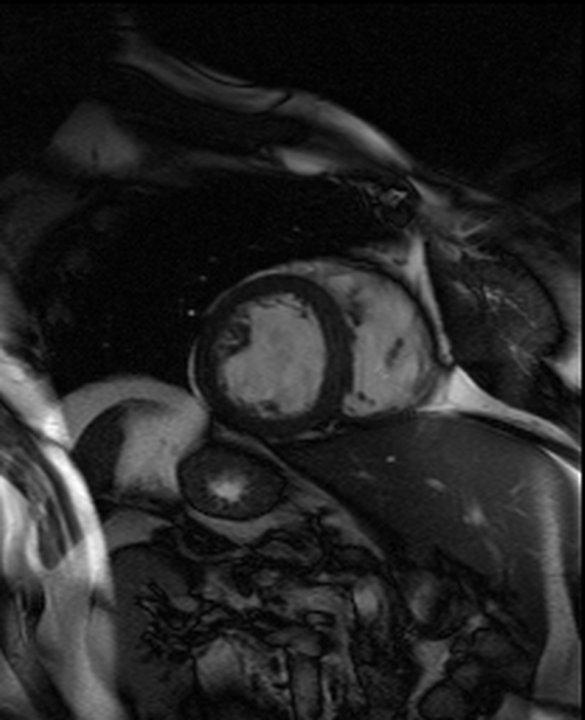
#> input picture MRIheart/MRI1_01.png, 585 x 720 px; its folder holds only this picture in this run
$ python q2.py
#> lines starting #> are read from the running program, lines starting #| are printed output that depends on the picture; after the words box and inside, x2 and y2 are one past the last pixel; in counts of white or black regions, pixels touching at a corner belong together
import os
import cv2
import numpy as np

# Iterate through each image
directory = 'MRIheart'
for filename in os.listdir(directory):
    if filename.endswith(".png"):
        img = cv2.imread(directory + '/' + filename)
#> img is the input picture: shape (720, 585, 3); min 0, max 255, mean 35.9
        final_img = img.copy()

        # Calculate the inner ventricle
        roi = img[250:450, 180:360]
        inner_grey = cv2.cvtColor(roi, cv2.COLOR_BGR2GRAY)
        ret, inner_thresh = cv2.threshold(inner_grey, 50, 255, cv2.THRESH_BINARY)
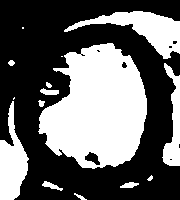
#> inner_thresh: shape (200, 180); 40.2% white; 15 white regions (3 under 20 px), largest, box (x1, y1, x2, y2) and area: (38, 43, 147, 169) 9514, (64, 11, 180, 59) 2016, (0, 101, 29, 200) 1597

        kernel = np.ones((5,5),np.uint8)

        inner_dilation = cv2.dilate(inner_thresh,kernel,iterations=2)
#> inner_dilation: shape (200, 180); 59% white; 3 black regions (1 under 20 px), largest, box (x1, y1, x2, y2) and area: (0, 0, 180, 200) 14695, (174, 58, 180, 71) 52
        inner_closing = cv2.morphologyEx(inner_dilation, cv2.MORPH_CLOSE, kernel)
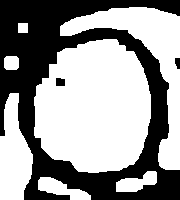
#> inner_closing: shape (200, 180); 59.3% white; 3 black regions, box (x1, y1, x2, y2) and area: (0, 0, 180, 200) 14540, (56, 78, 65, 86) 68, (175, 58, 180, 69) 47
        inner_edge = cv2.Canny(inner_closing, 100, 200)
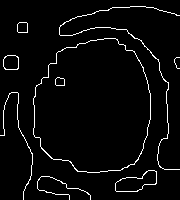
#> inner_edge: shape (200, 180); 3.8% white in thin lines or dots

        inner_contours, hierarchy = cv2.findContours(inner_edge, cv2.RETR_EXTERNAL, cv2.CHAIN_APPROX_NONE)
#> inner_contours = 8 contours, 3 with area under 20; largest, box (x1, y1, x2, y2) and area: (33, 38, 151, 173) 12555, (115, 170, 157, 192) 518, (3, 55, 19, 70) 197, (17, 22, 28, 33) 97, (59, 6, 180, 170) 26
        for contour in inner_contours:
            if cv2.contourArea(contour) > 7400:
                cv2.drawContours(final_img[250:450, 180:360], contour, -1, (30, 0, 255), 1)
                inner_ventricle = cv2.contourArea(contour)
#> this loop made 8 passes
#> inner_ventricle on pass 6: 12555

        # Calculate the outer ventricle
        roi = cv2.circle(roi, (95, 110), 73, (0,0,0), thickness=-1)
        roi = cv2.circle(roi, (96, 107), 84, (255,255,255), thickness=3)
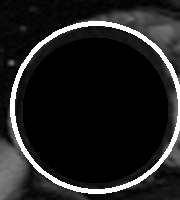
#> roi: shape (200, 180, 3); min 0, max 255, mean 32.5

        grey = cv2.cvtColor(roi, cv2.COLOR_BGR2GRAY)
        ret, thresh = cv2.threshold(roi, 39, 255, cv2.THRESH_BINARY)
#> thresh: shape (200, 180, 3); 20.1% white; 6 white regions (4 under 20 px), largest, box (x1, y1, x2, y2) and area: (0, 9, 180, 200) 7160, (8, 60, 15, 66) 38

        kernel = np.ones((6,6),np.uint8)

        closing = cv2.morphologyEx(thresh, cv2.MORPH_CLOSE, kernel)
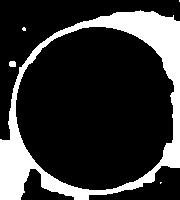
#> closing: shape (200, 180, 3); 20.5% white; 5 white regions (3 under 20 px), largest, box (x1, y1, x2, y2) and area: (0, 10, 180, 200) 7330, (9, 61, 16, 67) 39

        edge = cv2.Canny(closing, 100, 200)
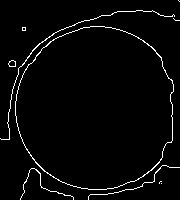
#> edge: shape (200, 180); 2.9% white in thin lines or dots

        contours, hierarchy = cv2.findContours(edge, cv2.RETR_EXTERNAL, cv2.CHAIN_APPROX_NONE)
#> contours = 10 contours, 7 with area under 20; largest, box (x1, y1, x2, y2) and area: (15, 26, 174, 190) 20432, (8, 60, 16, 67) 35, (0, 10, 175, 140) 24
        for contour in contours:
            if cv2.contourArea(contour) > 1000:
                cv2.drawContours(final_img[250:450, 180:360], contour, -1, (30, 0, 255), 1)
                outer_ventricle = cv2.contourArea(contour)
#> this loop made 10 passes
#> outer_ventricle on pass 7: 20432
#> contour on passes 1, 10: [[161, 183]], [[178, 0], [179, 1]]

        cv2.imshow('Final', final_img[250:450, 180:360])
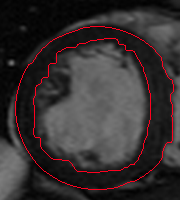
#> window 'Final': shape (200, 180, 3); mean B, G, R 48.9, 48.1, 54.3
        cv2.waitKey(0)
